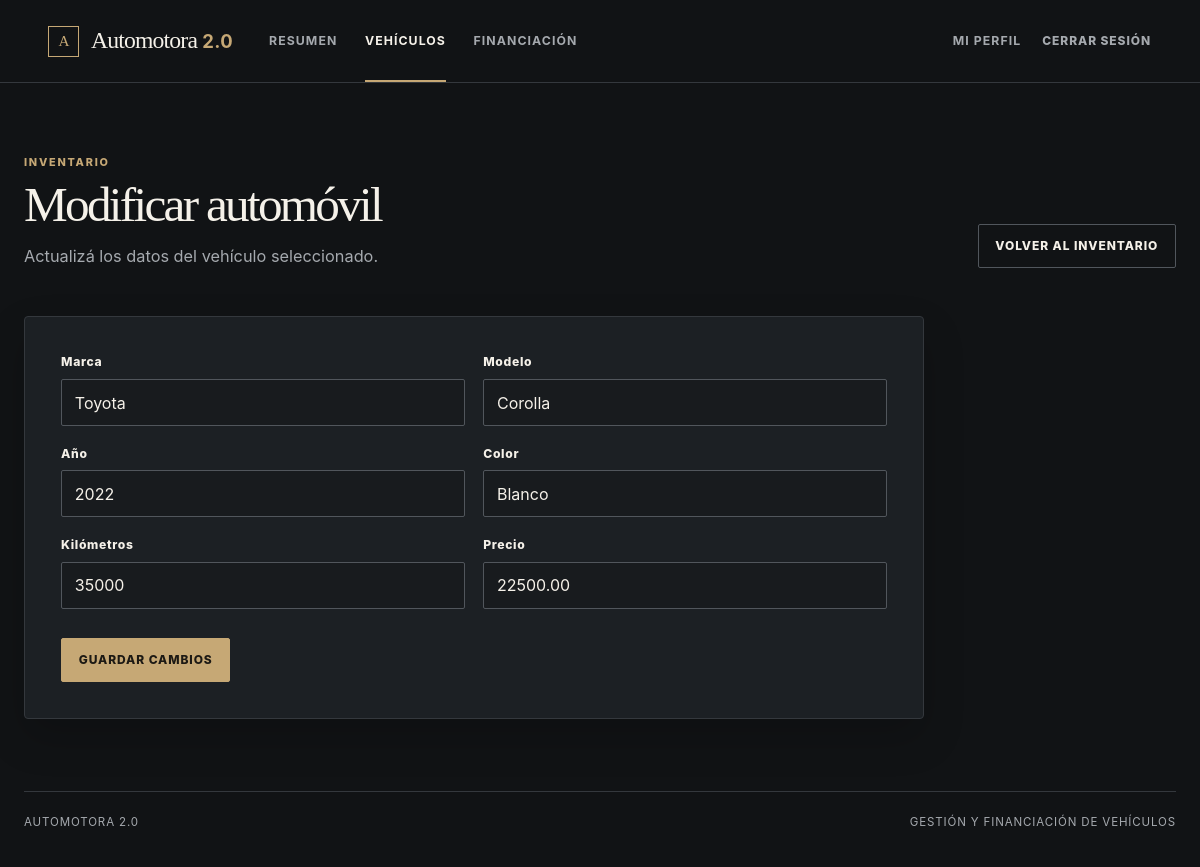
The app's page /index.php?ruta=auto-modificar&id=1 (signed in), older data.
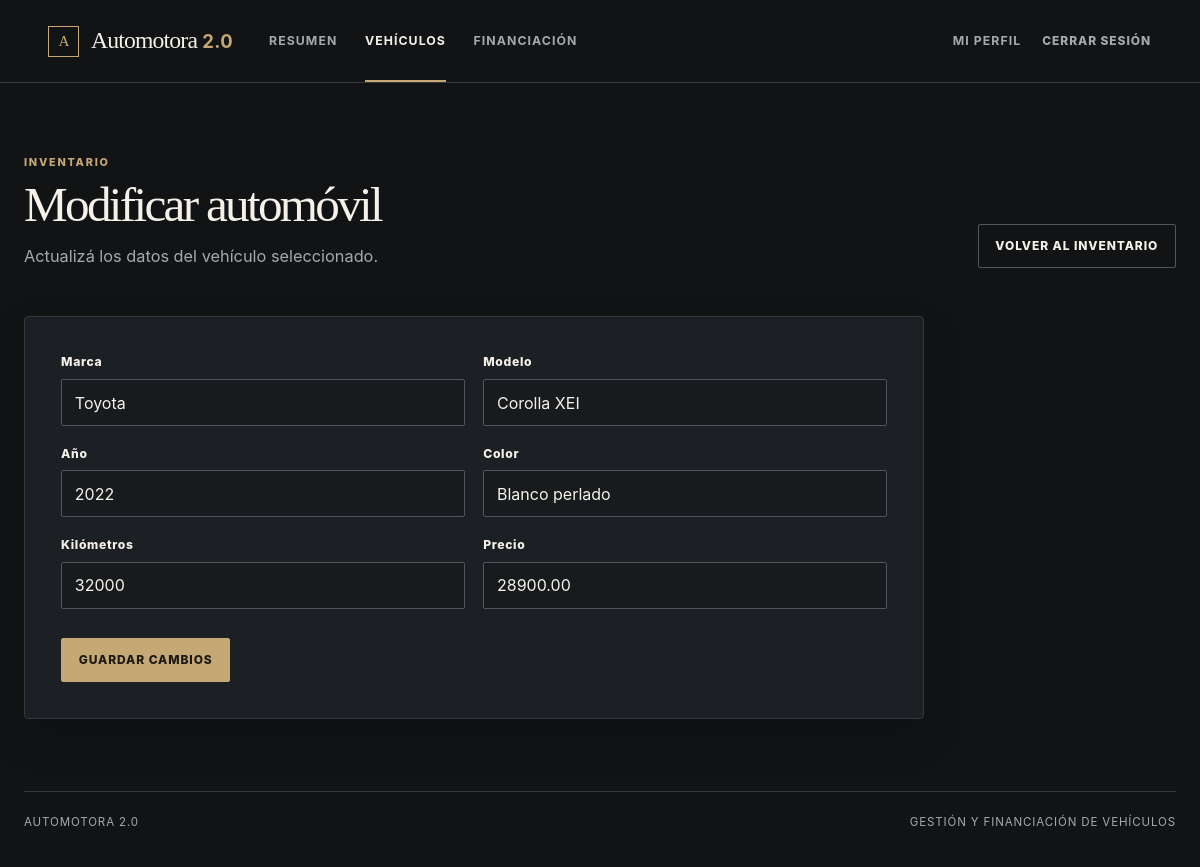
The same page, newer data.
### tables this page shows
CREATE TABLE `autos` (
  `id` int(11) NOT NULL AUTO_INCREMENT,
  `marca` varchar(80) NOT NULL,
  `modelo` varchar(80) NOT NULL,
  `anio` smallint(6) NOT NULL,
  `color` varchar(50) NOT NULL,
  `kilometros` int(11) NOT NULL,
  `precio` decimal(12,2) NOT NULL,
  PRIMARY KEY (`id`)
);

### controllers/AdministradorController.php (called while the page is built, shortened)
<?php
require_once __DIR__ . "/Utilidades.php";
require_once __DIR__ . "/../models/Auto.php";
class AdministradorController
{
    public function modificarAuto(): void
    {
        $id = idPositivo($_GET["id"] ?? null);
        $auto = new Auto();
        $datos = $auto->buscarAutoXID($id);
        require __DIR__ . "/../views/administrador/modificarAuto.php";
    }
}

### public/index.php (called while the page is built, shortened)
<?php
require_once __DIR__ . "/../controllers/Utilidades.php";
require_once __DIR__ . "/../controllers/AdministradorController.php";
$ruta = $_GET["ruta"] ?? "inicio";
$usuario = new UsuarioController();
$administrador = new AdministradorController();
$comprador = new CompradorController();
$perfil = new PerfilController();
$rutas = [
  "inicio" => ["GET", [$usuario, "mostrarInicio"]],
  "login" => ["POST", [$usuario, "iniciarSesion"]],
  "logout" => ["POST", [$usuario, "cerrarSesion"]],
  "admin" => ["GET", [$administrador, "panel"]],
  "autos" => ["GET", [$administrador, "listarAutos"]],
  "auto-cargar" => [["GET", "POST"], [$administrador, "cargarAuto"]],
  "auto-modificar" => [["GET", "POST"], [$administrador, "modificarAuto"]],
  "auto-eliminar" => ["POST", [$administrador, "eliminarAuto"]],
  "financiacion" => [["GET", "POST"], [$administrador, "configurarFinanciacion"]],
  "comprador" => ["GET", [$comprador, "panel"]],
  "catalogo" => ["GET", [$comprador, "catalogo"]],
  "simular-compra" => [["GET", "POST"], [$comprador, "simularCompra"]],
  "perfil" => [["GET", "POST"], [$perfil, "mostrar"]],
];
[$metodosPermitidos, $accion] = $rutas[$ruta];
$accion();

### models/Conexion.php (called while the page is built, shortened)
<?php
class Conexion
{
    public function conectar()
    {
        $config = parse_ini_file(__DIR__ . '/../.env');
        $host = $config["DB_HOST"];
        $usuario = $config["DB_USER"];
        $password = $config["DB_PASSWORD"];
        $baseDatos = $config["DB_NAME"];
        $conexion = new mysqli($host, $usuario, $password, $baseDatos);
        return $conexion;
    }
}

### controllers/Utilidades.php (called while the page is built, shortened)
<?php
function idPositivo(mixed $valor): ?int
{
    $id = (int) $valor;
    return $id > 0 ? $id : null;
}

### models/Auto.php (called while the page is built, shortened)
<?php
require_once __DIR__ . '/Conexion.php';
class Auto
{
    private $conexion;
    public function __construct()
    {
        $db = new Conexion();
        $this->conexion = $db->conectar();
    }
    public function buscarAutoXID($id)
    {
        $sql = "SELECT * FROM autos WHERE id = ?";
        $consulta = $this->conexion->prepare($sql);
        $consulta->bind_param("i", $id);
        $consulta->execute();
        $resultado = $consulta->get_result();
        $datos = $resultado->fetch_assoc();
        return $datos;
    }
}

### views/administrador/modificarAuto.php (the view, shortened to what this page needs)
<?php
$seccionActual = "auto-modificar";
require __DIR__ . "/../layouts/header.php";
?>
<section class="page-heading compact-heading">
    <div>
        <p class="eyebrow">Inventario</p>
        <h1>Modificar automóvil</h1>
        <p>Actualizá los datos del vehículo seleccionado.</p>
    </div><a class="button button-secondary" href="index.php?ruta=autos">Volver al inventario</a>
</section>
<section class="content-card form-card wide-form">
    <form class="form-grid" action="index.php?ruta=auto-modificar&amp;id=<?= (int) $id ?>" method="POST"><input type="hidden" name="csrf_token" value="<?= htmlspecialchars($csrfToken, ENT_QUOTES, "UTF-8") ?>">
        <div class="field-group"><label for="marca">Marca</label><input type="text" id="marca" name="marca" value="<?= htmlspecialchars($datos["marca"], ENT_QUOTES, "UTF-8") ?>" required></div>
        <div class="field-group"><label for="modelo">Modelo</label><input type="text" id="modelo" name="modelo" value="<?= htmlspecialchars($datos["modelo"], ENT_QUOTES, "UTF-8") ?>" required></div>
        <div class="field-group"><label for="anio">Año</label><input type="number" id="anio" name="anio" value="<?= htmlspecialchars((string) $datos["anio"], ENT_QUOTES, "UTF-8") ?>" required></div>
        <div class="field-group"><label for="color">Color</label><input type="text" id="color" name="color" value="<?= htmlspecialchars($datos["color"], ENT_QUOTES, "UTF-8") ?>" required></div>
        <div class="field-group"><label for="kilometros">Kilómetros</label><input type="number" id="kilometros" name="kilometros" value="<?= htmlspecialchars((string) $datos["kilometros"], ENT_QUOTES, "UTF-8") ?>" min="0" required></div>
        <div class="field-group"><label for="precio">Precio</label><input type="number" id="precio" name="precio" step="0.01" min="0" value="<?= htmlspecialchars((string) $datos["precio"], ENT_QUOTES, "UTF-8") ?>" required></div>
        <div class="form-actions"><button class="button button-primary" type="submit">Guardar cambios</button></div>
    </form>
</section>
<?php require __DIR__ . "/../layouts/footer.php"; ?>

### views/layouts/header.php (shortened to what this page needs)
<?php
$seccionActual = $seccionActual ?? "";
$rolNavegacion = $_SESSION["tipo_usuario"] ?? "";
?>
<!DOCTYPE html>
<html lang="es">
<head>
    <link rel="stylesheet" href="css/style.css">
</head>
<body>
    <?php if ($rolNavegacion !== ""): ?>
        <header class="site-header">
            <a class="brand" href="index.php?ruta=<?= $rolNavegacion === "administrador" ? "admin" : "comprador" ?>">
                <span class="brand-mark" aria-hidden="true">A</span>
                <span>Automotora <strong>2.0</strong></span>
            </a>
            <nav class="primary-nav" aria-label="Navegación principal">
                <?php if ($rolNavegacion === "administrador"): ?>
                    <a class="<?= $seccionActual === "admin" ? "is-active" : "" ?>" href="index.php?ruta=admin">Resumen</a>
                    <a class="<?= in_array($seccionActual, ["autos", "auto-cargar", "auto-modificar"], true) ? "is-active" : "" ?>" href="index.php?ruta=autos">Vehículos</a>
                    <a class="<?= $seccionActual === "financiacion" ? "is-active" : "" ?>" href="index.php?ruta=financiacion">Financiación</a>
                <?php else: ?>
                    <a class="<?= $seccionActual === "comprador" ? "is-active" : "" ?>" href="index.php?ruta=comprador">Inicio</a>
                    <a class="<?= in_array($seccionActual, ["catalogo", "simular-compra"], true) ? "is-active" : "" ?>" href="index.php?ruta=catalogo">Catálogo</a>
                <?php endif; ?>
            </nav>
            <div class="header-actions">
                <a class="profile-link <?= $seccionActual === "perfil" ? "is-active" : "" ?>" href="index.php?ruta=perfil">Mi perfil</a>
                <form action="index.php?ruta=logout" method="POST">
                    <button class="button button-quiet" type="submit">Cerrar sesión</button>
                </form>
            </div>
        </header>
    <?php endif; ?>
    <main class="site-main <?= $rolNavegacion === "" ? "login-main" : "" ?>">

### views/layouts/footer.php
</main>
<footer class="site-footer">
    <span>Automotora 2.0</span>
    <span>Gestión y financiación de vehículos</span>
</footer>
</body>
</html>

Row changes from the older to the newer data that the page shows:
changed autos "Toyota": modelo "Corolla" → "Corolla XEI"; color "Blanco" → "Blanco perlado"; kilometros "35000" → "32000"; precio "22500.00" → "28900.00"
